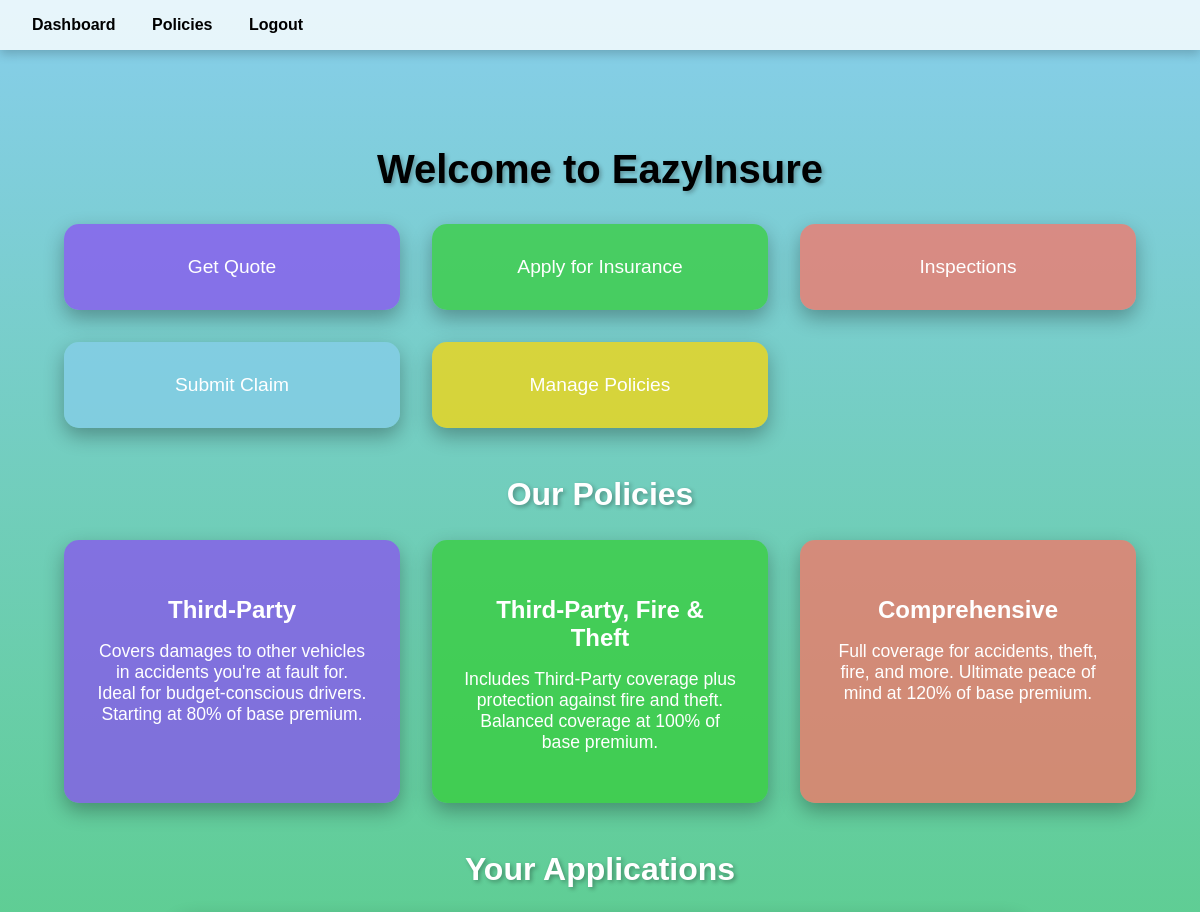
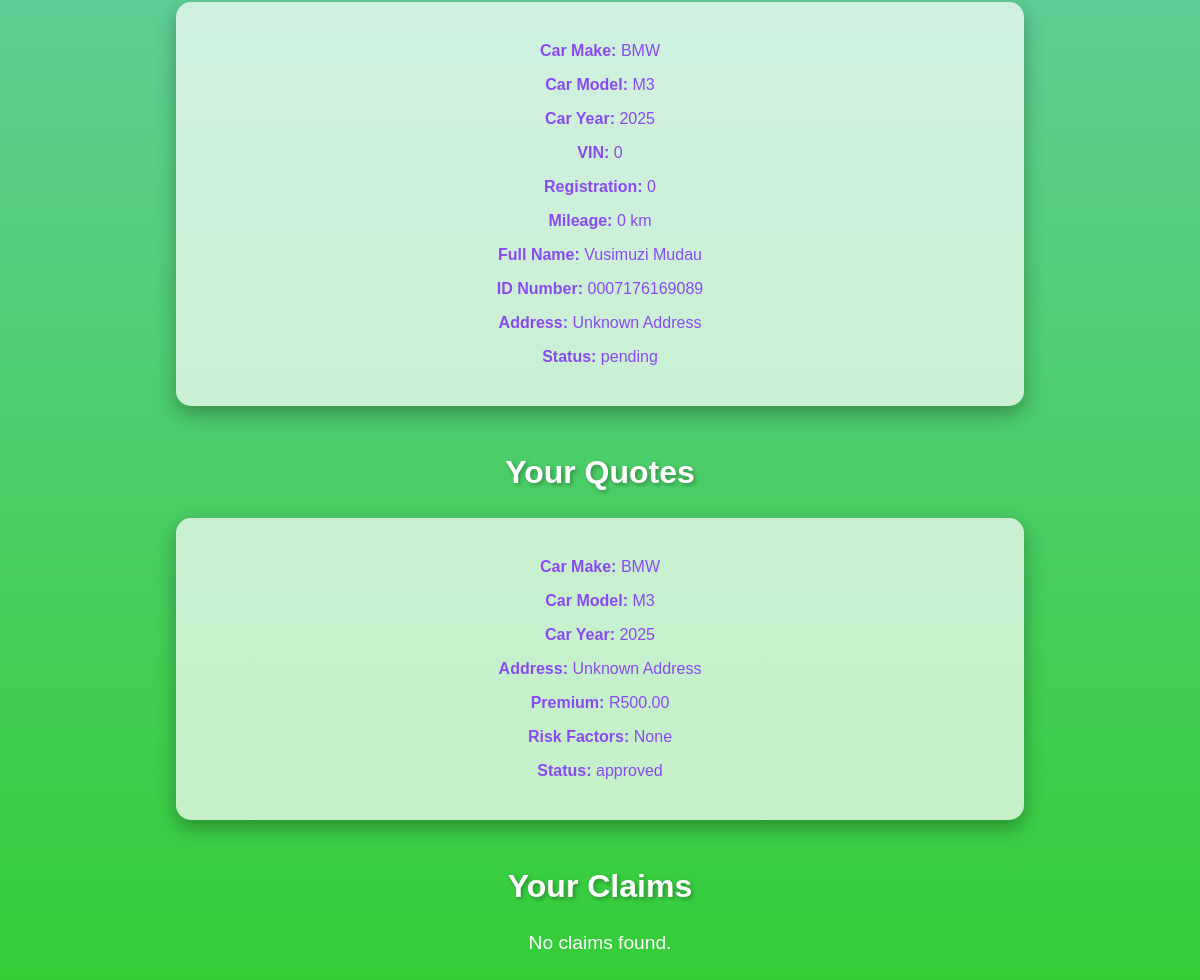
The app's page /dashboard/ (signed in) with its own data (2 pictures, top to bottom).
### insurance/models.py (models this page shows, shortened)
class Application(models.Model):
    user = models.ForeignKey(User, on_delete=models.CASCADE)
    car_make = models.CharField(max_length=100)
    car_model = models.CharField(max_length=100)
    car_year = models.IntegerField()
    vin = models.CharField(max_length=17)
    registration_number = models.CharField(max_length=10)
    mileage = models.IntegerField()
    modifications = models.TextField(blank=True, null=True)
    has_tracking_device = models.BooleanField(default=False)
    has_alarm = models.BooleanField(default=False)
    parking_type = models.CharField(max_length=50, choices=[
        ('garage', 'Garage'), ('street', 'Street'), ('secure_lot', 'Secure Lot')
    ], default='street')
    full_name = models.CharField(max_length=100)
    id_number = models.CharField(max_length=13)
    address = models.TextField()
    status = models.CharField(max_length=20, choices=[
        ('pending', 'Pending'), ('approved', 'Approved'), ('declined', 'Declined')
    ], default='pending')
    decline_reason = models.TextField(blank=True, null=True)
    created_at = models.DateTimeField(auto_now_add=True)

class Quote(models.Model):
    user = models.ForeignKey(User, on_delete=models.CASCADE)
    car_make = models.CharField(max_length=100)
    car_model = models.CharField(max_length=100)
    car_year = models.IntegerField()
    address = models.TextField()
    has_tracking_device = models.BooleanField(default=False)
    has_alarm = models.BooleanField(default=False)
    parking_type = models.CharField(max_length=50, choices=[
        ('garage', 'Garage'), ('street', 'Street'), ('secure_lot', 'Secure Lot')
    ], default='street')
    premium = models.DecimalField(max_digits=10, decimal_places=2)
    risk_factors = models.TextField(blank=True, null=True)
    status = models.CharField(max_length=20, choices=[
        ('pending', 'Pending'), ('approved', 'Approved'), ('declined', 'Declined')
    ], default='pending')
    decline_reason = models.TextField(blank=True, null=True)
    created_at = models.DateTimeField(auto_now_add=True)

### insurance/views.py (the view)
# urls.py: path('dashboard/', views.dashboard, name='dashboard'),
@login_required
def dashboard(request):
    applications = Application.objects.filter(user=request.user)
    claims = Claim.objects.filter(application__user=request.user)
    policies = Policy.objects.filter(user=request.user)
    quotes = Quote.objects.filter(user=request.user)
    context = {
        'applications': applications,
        'claims': claims,
        'policies': policies,
        'quotes': quotes,
    }
    return render(request, 'dashboard.html', context)

### insurance/templates/dashboard.html (shortened to what this page needs)
{% extends 'base.html' %}
{% load static %}
{% block content %}
    <section style="padding: 4rem; text-align: center;">
        <h1 style="font-size: 2.5rem; color: black; margin-bottom: 2rem; text-shadow: 2px 2px 4px rgba(20, 18, 18, 0.3);">Welcome to EazyInsure</h1>
        <div style="display: grid; grid-template-columns: repeat(auto-fit, minmax(300px, 1fr)); gap: 2rem; max-width: 1200px; margin: 0 auto;">
            <a href="{% url 'get_quote' %}" style="padding: 2rem; background: rgba(138, 74, 243, 0.7); color: white; text-decoration: none; font-size: 1.2rem; border-radius: 15px; box-shadow: 0 8px 20px rgba(0, 0, 0, 0.3); transform: translateZ(20px); transition: transform 0.3s, box-shadow 0.3s;">Get Quote</a>
            <a href="{% url 'apply_insurance' %}" style="padding: 2rem; background: rgba(50, 205, 50, 0.7); color: white; text-decoration: none; font-size: 1.2rem; border-radius: 15px; box-shadow: 0 8px 20px rgba(0, 0, 0, 0.3); transform: translateZ(20px); transition: transform 0.3s, box-shadow 0.3s;">Apply for Insurance</a>
            <a href="{% url 'inspections' %}" style="padding: 2rem; background: rgba(255, 111, 97, 0.7); color: white; text-decoration: none; font-size: 1.2rem; border-radius: 15px; box-shadow: 0 8px 20px rgba(0, 0, 0, 0.3); transform: translateZ(20px); transition: transform 0.3s, box-shadow 0.3s;">Inspections</a>
            <a href="{% url 'submit_claim' %}" style="padding: 2rem; background: rgba(135, 206, 235, 0.7); color: white; text-decoration: none; font-size: 1.2rem; border-radius: 15px; box-shadow: 0 8px 20px rgba(0, 0, 0, 0.3); transform: translateZ(20px); transition: transform 0.3s, box-shadow 0.3s;">Submit Claim</a>
            <a href="{% url 'view_policies' %}" style="padding: 2rem; background: rgba(255, 215, 0, 0.7); color: white; text-decoration: none; font-size: 1.2rem; border-radius: 15px; box-shadow: 0 8px 20px rgba(0, 0, 0, 0.3); transform: translateZ(20px); transition: transform 0.3s, box-shadow 0.3s;">Manage Policies</a>
        </div>
        <h2 style="font-size: 2rem; color: white; margin-top: 3rem; text-shadow: 2px 2px 4px rgba(0, 0, 0, 0.3);">Our Policies</h2>
        <div style="display: grid; grid-template-columns: repeat(auto-fit, minmax(300px, 1fr)); gap: 2rem; max-width: 1200px; margin: 0 auto;">
            <div style="padding: 2rem; background: rgba(138, 74, 243, 0.7); border-radius: 15px; box-shadow: 0 8px 20px rgba(0, 0, 0, 0.3); transform: translateZ(20px);">
                <h3 style="font-size: 1.5rem; color: white; margin-bottom: 1rem;">Third-Party</h3>
                <p style="color: white; font-size: 1.1rem;">Covers damages to other vehicles in accidents you're at fault for. Ideal for budget-conscious drivers. Starting at 80% of base premium.</p>
            </div>
            <div style="padding: 2rem; background: rgba(50, 205, 50, 0.7); border-radius: 15px; box-shadow: 0 8px 20px rgba(0, 0, 0, 0.3); transform: translateZ(20px);">
                <h3 style="font-size: 1.5rem; color: white; margin-bottom: 1rem;">Third-Party, Fire & Theft</h3>
                <p style="color: white; font-size: 1.1rem;">Includes Third-Party coverage plus protection against fire and theft. Balanced coverage at 100% of base premium.</p>
            </div>
            <div style="padding: 2rem; background: rgba(255, 111, 97, 0.7); border-radius: 15px; box-shadow: 0 8px 20px rgba(0, 0, 0, 0.3); transform: translateZ(20px);">
                <h3 style="font-size: 1.5rem; color: white; margin-bottom: 1rem;">Comprehensive</h3>
                <p style="color: white; font-size: 1.1rem;">Full coverage for accidents, theft, fire, and more. Ultimate peace of mind at 120% of base premium.</p>
            </div>
        </div>
        <h2 style="font-size: 2rem; color: white; margin-top: 3rem; text-shadow: 2px 2px 4px rgba(0, 0, 0, 0.3);">Your Applications</h2>
        {% for application in applications %}
            <div style="padding: 1.5rem; background: rgba(255, 255, 255, 0.7); margin: 1rem auto; max-width: 800px; border-radius: 15px; box-shadow: 0 8px 20px rgba(0, 0, 0, 0.3); transform: translateZ(20px);">
                <p style="color: #8A4AF3;"><strong>Car Make:</strong> {{ application.car_make }}</p>
                <p style="color: #8A4AF3;"><strong>Car Model:</strong> {{ application.car_model }}</p>
                <p style="color: #8A4AF3;"><strong>Car Year:</strong> {{ application.car_year }}</p>
                <p style="color: #8A4AF3;"><strong>VIN:</strong> {{ application.vin }}</p>
                <p style="color: #8A4AF3;"><strong>Registration:</strong> {{ application.registration_number }}</p>
                <p style="color: #8A4AF3;"><strong>Mileage:</strong> {{ application.mileage }} km</p>
                <p style="color: #8A4AF3;"><strong>Full Name:</strong> {{ application.full_name }}</p>
                <p style="color: #8A4AF3;"><strong>ID Number:</strong> {{ application.id_number }}</p>
                <p style="color: #8A4AF3;"><strong>Address:</strong> {{ application.address }}</p>
                <p style="color: #8A4AF3;"><strong>Status:</strong> {{ application.status }}</p>
            </div>
        {% empty %}
            <p style="color: white; font-size: 1.2rem;">No applications found.</p>
        {% endfor %}
        <h2 style="font-size: 2rem; color: white; margin-top: 3rem; text-shadow: 2px 2px 4px rgba(0, 0, 0, 0.3);">Your Quotes</h2>
        {% for quote in quotes %}
            <div style="padding: 1.5rem; background: rgba(255, 255, 255, 0.7); margin: 1rem auto; max-width: 800px; border-radius: 15px; box-shadow: 0 8px 20px rgba(0, 0, 0, 0.3); transform: translateZ(20px);">
                <p style="color: #8A4AF3;"><strong>Car Make:</strong> {{ quote.car_make }}</p>
                <p style="color: #8A4AF3;"><strong>Car Model:</strong> {{ quote.car_model }}</p>
                <p style="color: #8A4AF3;"><strong>Car Year:</strong> {{ quote.car_year }}</p>
                <p style="color: #8A4AF3;"><strong>Address:</strong> {{ quote.address }}</p>
                <p style="color: #8A4AF3;"><strong>Premium:</strong> R{{ quote.premium }}</p>
                <p style="color: #8A4AF3;"><strong>Risk Factors:</strong> {{ quote.risk_factors }}</p>
                <p style="color: #8A4AF3;"><strong>Status:</strong> {{ quote.status }}</p>
            </div>
        {% empty %}
            <p style="color: white; font-size: 1.2rem;">No quotes found.</p>
        {% endfor %}
        <h2 style="font-size: 2rem; color: white; margin-top: 3rem; text-shadow: 2px 2px 4px rgba(0, 0, 0, 0.3);">Your Claims</h2>
        {% for claim in claims %}
            <div style="padding: 1.5rem; background: rgba(255, 255, 255, 0.7); margin: 1rem auto; max-width: 800px; border-radius: 15px; box-shadow: 0 8px 20px rgba(0, 0, 0, 0.3); transform: translateZ(20px);">
                <p style="color: #8A4AF3;"><strong>Application:</strong> {{ claim.application.car_make }} {{ claim.application.car_model }}</p>
                <p style="color: #8A4AF3;"><strong>Claim Type:</strong> {{ claim.claim_type }}</p>
                <p style="color: #8A4AF3;"><strong>Description:</strong> {{ claim.description }}</p>
                <p style="color: #8A4AF3;"><strong>Amount:</strong> R{{ claim.amount }}</p>
                <p style="color: #8A4AF3;"><strong>Status:</strong> {{ claim.status }}</p>
                {% if claim.decline_reason %}
                    <p style="color: #FF6F61;"><strong>Decline Reason:</strong> {{ claim.decline_reason }}</p>
                {% endif %}
            </div>
        {% empty %}
            <p style="color: white; font-size: 1.2rem;">No claims found.</p>
        {% endfor %}
    </section>
{% endblock %}

### templates/base.html (shortened to what this page needs)
<!DOCTYPE html>
<html lang="en">
<head>
    {% load static %}
    <link rel="stylesheet" href="{% static 'css/styles.css' %}">
</head>
<body>
    {% if user.is_authenticated %}
        <nav>
            <a href="{% url 'dashboard' %}">Dashboard</a>
            <a href="{% url 'view_policies' %}">Policies</a>
            <a href="{% url 'logout' %}">Logout</a>
        </nav>
    {% endif %}
    {% block content %}
    {% endblock %}
</body>
</html>

### insurance/static/css/styles.css (style rules this page uses)
body { background: linear-gradient(to bottom, #87CEEB, #32CD32); font-family: 'Arial', sans-serif; margin: 0; min-height: 100vh; }
nav { background: rgba(255, 255, 255, 0.8); padding: 1rem; box-shadow: 0 4px 10px rgba(0, 0, 0, 0.2); position: sticky; top: 0; z-index: 1000; }
nav a { color: #000000; text-decoration: none; margin: 0 1rem; font-weight: bold; transition: color 0.3s ease; }
section { padding: 2rem; max-width: 1200px; margin: 0 auto; }
h1, h2, h3, p, label, select, textarea, input, button { color: #000000; }

### records on screen
Application: car_make "BMW", car_model "M3", car_year "2025", vin "0", registration_number "0", mileage "0", full_name "Vusimuzi Mudau", id_number "0007176169089", address "Unknown Address", status "pending"
Quote: car_make "BMW", car_model "M3", car_year "2025", address "Unknown Address", premium "500.00", risk_factors "None", status "approved"
